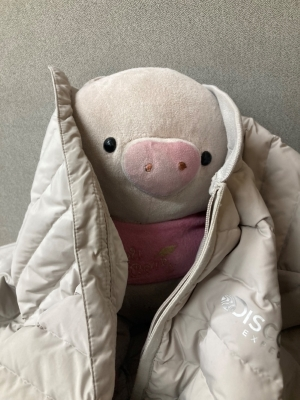
#> input picture gguZam.jpg, 300 x 400 px, found by its file name
$ python '흐림.py'
#> lines starting #> are read from the running program, lines starting #| are printed output that depends on the picture
# [21 lines of commented-out code are left out]

import cv2 as cv
img = cv.imread('gguZam.jpg')
#> img is the input picture: shape (400, 300, 3); mean B, G, R 132, 141.9, 150.1


sigma_1 = cv.GaussianBlur(img, (0, 0), 1) #sigmaX - 가우시안 커널의 x 방향 표준편차
sigma_2 = cv.GaussianBlur(img, (0, 0), 2)
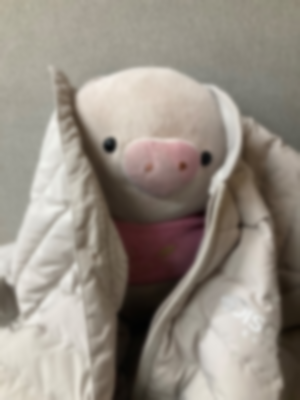
#> sigma_2: shape (400, 300, 3); mean B, G, R 132, 141.9, 150.1
sigma_3 = cv.GaussianBlur(img, (0, 0), 3)
cv.imshow('img',img)
cv.imshow('sigma_1',sigma_1)
cv.imshow('sigma_2',sigma_2)
cv.imshow('sigma_3',sigma_3)
cv.waitKey(0)
cv.destroyAllWindows()

$ run again, with gguHa1.jpg copied over gguZam.jpg
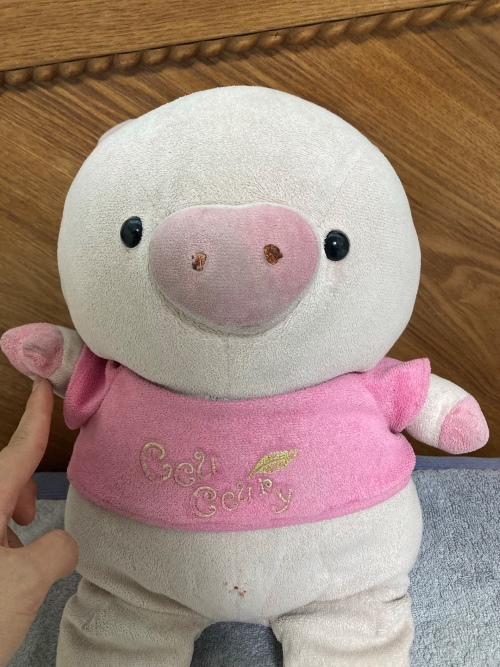
#> input picture gguHa1.jpg, 500 x 667 px, found by its file name
#> img is the input picture: shape (667, 500, 3); mean B, G, R 122.5, 134.4, 158.7
#> `sigma_3 = cv.GaussianBlur(img, (0, 0), 3)`:
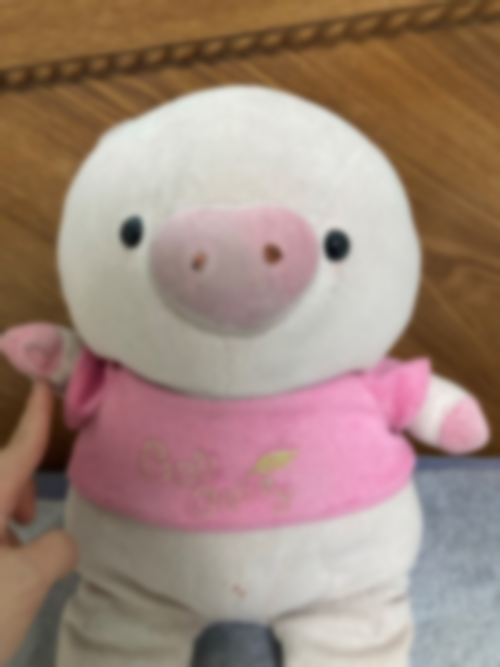
#> sigma_3: shape (667, 500, 3); mean B, G, R 122.5, 134.4, 158.7

$ run again, with newspaper.jpg copied over gguZam.jpg
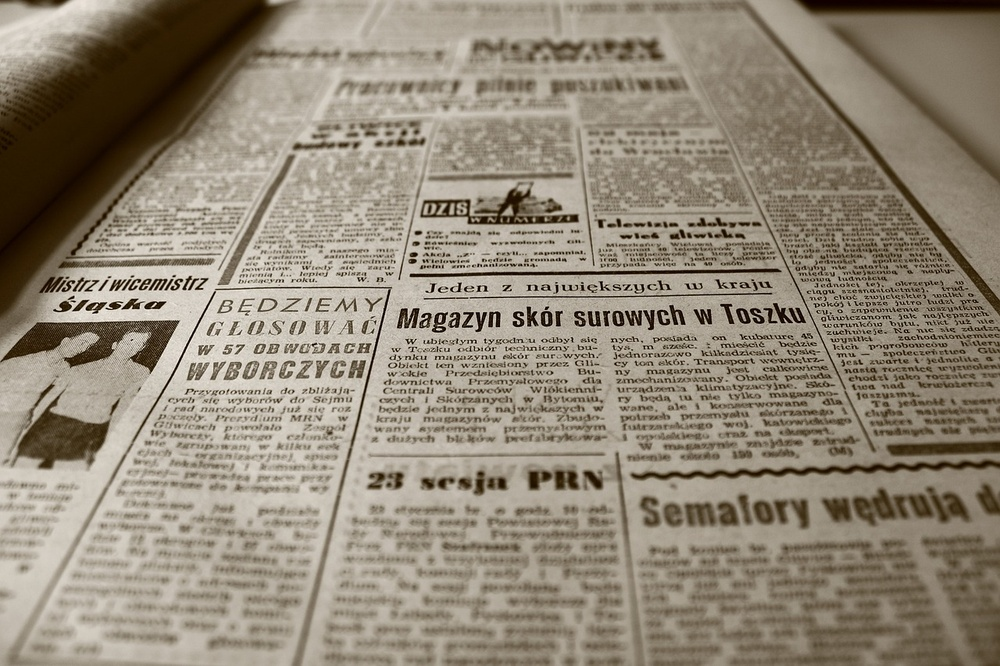
#> input picture newspaper.jpg, 1000 x 666 px, shrunk from 1280 x 853 before the run, found by its file name
#> img is the input picture: shape (666, 1000, 3); mean B, G, R 118.6, 135.2, 145.4
#> `sigma_2 = cv.GaussianBlur(img, (0, 0), 2)`:
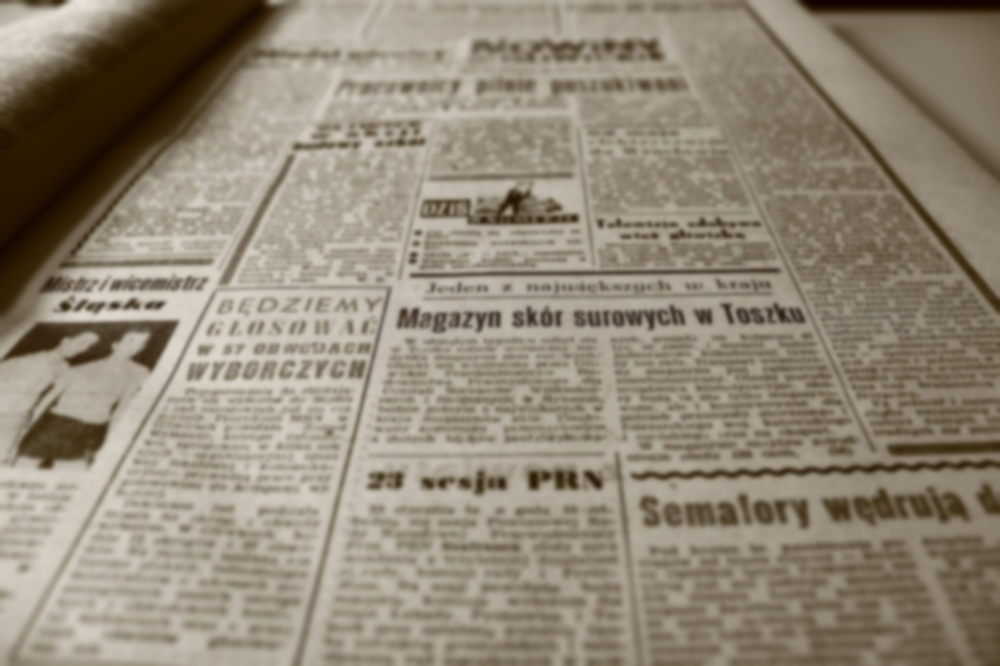
#> sigma_2: shape (666, 1000, 3); mean B, G, R 118.6, 135.2, 145.4
